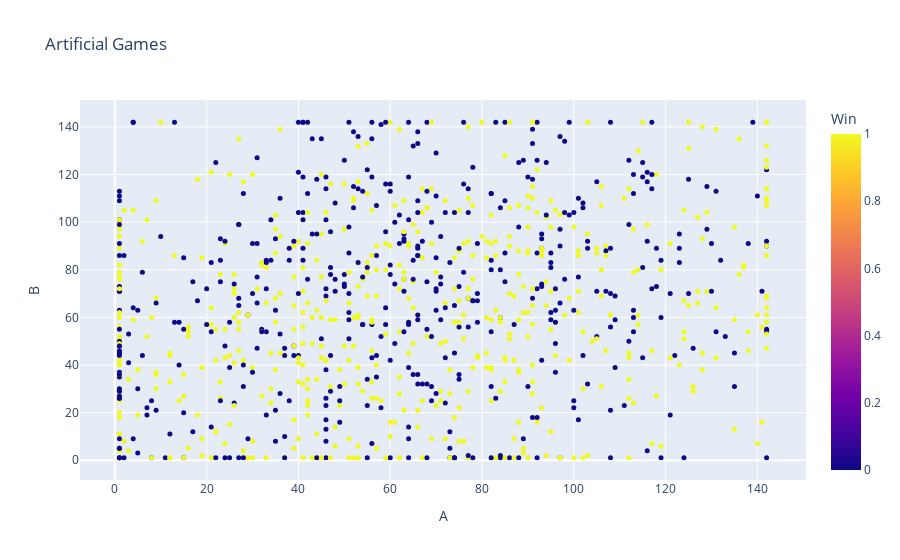

Here is the notebook cell this chart was saved with:
### Markdown cell above
Recordemos que a probabilidad conjunta es una medida en probabilidad que describe la probabilidad de que dos o más eventos ocurran simultáneamente. 

En NaiveBayes, la probabilidad conjunta se refiere a la probabilidad de observar un conjunto de características ( X ) y una clase ( y ), es decir, ( $P(X, y)$ ).

$$[ P(X, y) = P(y) \cdot P(X \mid y) ]$$

Donde:

( P(y) ): Es la probabilidad a priori de la clase ( y ).
( $P(X \mid y)$ ): Es la probabilidad condicional de las características ( X ) dado ( y ). En el caso de Gaussian Naive Bayes, se asume que cada característica sigue una distribución normal (gaussiana) y que las características son independientes entre sí.
El modelo calcula ( P(X, y) ) para cada clase ( y ) y luego utiliza la regla de Bayes para predecir la clase más probable ( y ) para un conjunto de características ( X ):

$$[ P(y \mid X) = \frac{P(X, y)}{P(X)} ]$$

Dado que ( P(X) ) es constante para todas las clases, el modelo simplemente maximiza ( P(X, y) ) para determinar la clase más probable.

### Code cell
# Importar el modelo GaussianNaiveBayes de la Tarea 1
sys.path.append(os.path.abspath('../T1'))
from CustomNB import GaussianNaiveBayes

model = GaussianNaiveBayes(convariance=True)

model.fit(X_train, y_train)
y_pred = model.predict(X_valid)
accuracy = np.mean(y_pred == y_valid)

print(f'Accuracy: {accuracy:.2f}')

def generate_artificial_games(model, n_games=1000):
    """
    Generate artificial games using the trained model.
    """

    means = model.mean  # Array 2D: (n_classes, n_features)
    covariances = model.covariances  # Array 3D: (n_classes, n_features, n_features)
    class_priors = model.prior  # Probabilidades a priori de cada clase

    n_classes = len(model.classes)
    n_features = model.features
    samples = np.zeros((n_games, n_features))
    labels = np.zeros(n_games)

    for i in range(n_games):
        class_idx = np.random.choice(n_classes, p=class_priors)
        sample = np.random.multivariate_normal(means[class_idx], covariances[class_idx])
        sample = np.clip(sample, X_train.min(), X_train.max())
        #sample = np.maximum(np.random.multivariate_normal(means[class_idx], covariances[class_idx]), 0)
        samples[i] = sample
        labels[i] = class_idx

    samples_df = pd.DataFrame(samples, columns=['A', 'B']).astype(int)
    labels_df = pd.DataFrame(labels, columns=['Win'])
    samples_df = pd.concat([samples_df, labels_df], axis=1)
    samples_df.columns = ['A', 'B', 'Win']
    samples_df['Win'] = samples_df['Win'].astype(int)

    return samples_df

# Generate 1000 artificial games
artificial_games = generate_artificial_games(model, n_games=1000)

fig = px.scatter(artificial_games, x='A', y='B', color='Win',
                 title='Artificial Games', labels={'A': 'A', 'B': 'B', 'Win': 'Win'})
fig.update_traces(marker=dict(size=5))
fig.update_layout(title='Artificial Games',
                  xaxis_title='A',
                  yaxis_title='B')
fig.show()

### Figure 1 — Plotly figure (JSON) as saved in the notebook; plotly's stock layout.template omitted (floating-point values rounded to 4 significant figures; data arrays with more than 128 entries replaced by an {"elided": "..."} marker saying what was removed)
{"data": [{"hovertemplate": "A=%{x}<br>B=%{y}<br>Win=%{marker.color}<extra></extra>", "legendgroup": "", "marker": {"color": {"elided": "1000 int values"}, "coloraxis": "coloraxis", "size": 5, "symbol": "circle"}, "mode": "markers", "name": "", "orientation": "v", "showlegend": false, "type": "scatter", "x": {"elided": "1000 int values"}, "xaxis": "x", "y": {"elided": "1000 int values"}, "yaxis": "y"}], "layout": {"coloraxis": {"colorbar": {"title": {"text": "Win"}}, "colorscale": [[0, "#0d0887"], [0.1111, "#46039f"], [0.2222, "#7201a8"], [0.3333, "#9c179e"], [0.4444, "#bd3786"], [0.5556, "#d8576b"], [0.6667, "#ed7953"], [0.7778, "#fb9f3a"], [0.8889, "#fdca26"], [1, "#f0f921"]]}, "legend": {"tracegroupgap": 0}, "title": {"text": "Artificial Games"}, "xaxis": {"anchor": "y", "domain": [0, 1], "title": {"text": "A"}}, "yaxis": {"anchor": "x", "domain": [0, 1], "title": {"text": "B"}}}}
